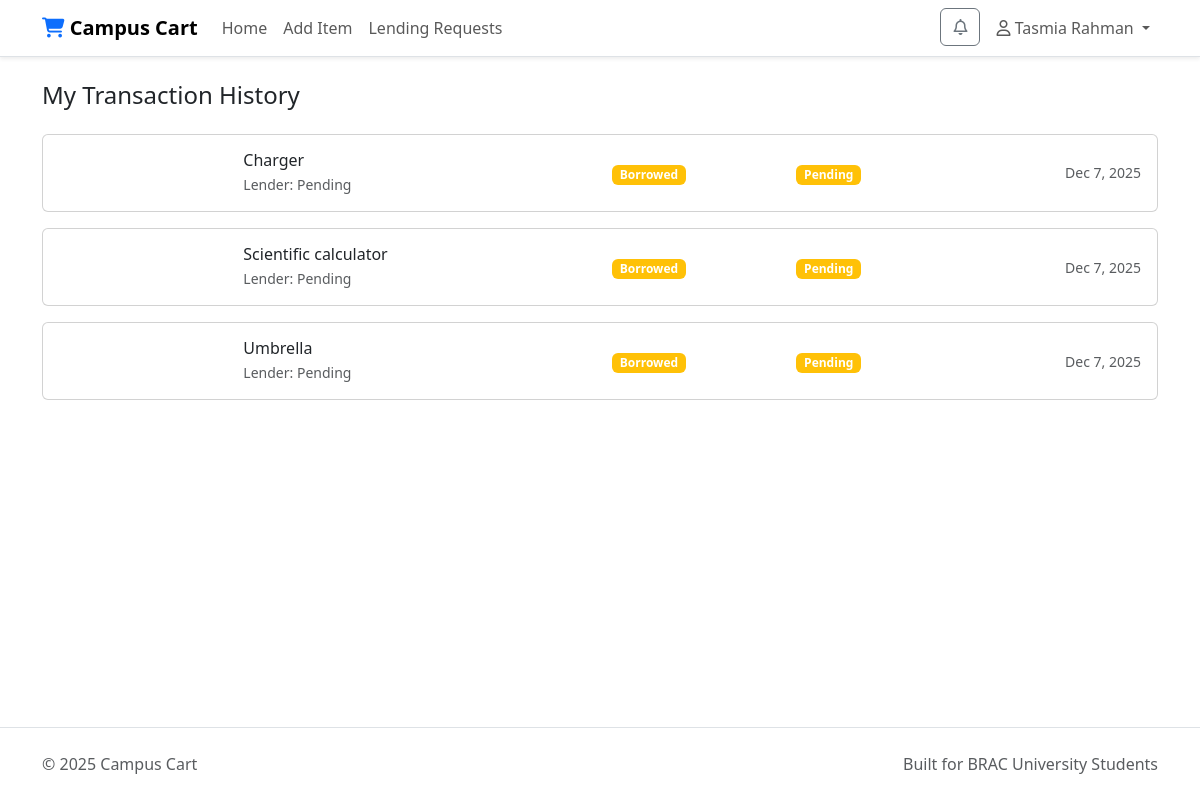
Page /my_history.php (signed in) on the committed database.
### tables this page shows
CREATE TABLE lending_requests (
  id INT AUTO_INCREMENT PRIMARY KEY,
  requester_id INT NOT NULL,
  item_name VARCHAR(100) NOT NULL,
  description TEXT DEFAULT NULL,
  needed_date DATE DEFAULT NULL,
  needed_time TIME DEFAULT NULL,
  status ENUM('pending','approved') DEFAULT 'pending',
  requested_at DATETIME DEFAULT CURRENT_TIMESTAMP,
  approved_at DATETIME DEFAULT NULL,
  approved_by INT DEFAULT NULL,
  CONSTRAINT lending_requests_fk_requester_id FOREIGN KEY (requester_id) REFERENCES users(id) ON DELETE CASCADE,
  CONSTRAINT lending_requests_fk_approved_by FOREIGN KEY (approved_by) REFERENCES users(id)
);

### my_history.php (the view, shortened to what this page needs)
<?php
require_once __DIR__ . '/includes/header.php';
$user_id = (int)$_SESSION['user_id'];
$transactions = [];
$lending_sql = "SELECT lr.id, lr.item_name, lr.description, lr.status, lr.requested_at, lr.approved_at, requester.id AS requester_id, requester.name AS requester_name, approver.id AS approver_id, approver.name AS approver_name, CASE WHEN lr.requester_id = ? THEN 'borrowed' WHEN lr.approved_by = ? THEN 'lent' END AS user_role
                FROM lending_requests lr
                JOIN users requester ON lr.requester_id = requester.id
                LEFT JOIN users approver ON lr.approved_by = approver.id
                WHERE (lr.requester_id = ? OR lr.approved_by = ?)
                ORDER BY lr.requested_at DESC";
$lending_stmt = $conn->prepare($lending_sql);
$lending_stmt->bind_param('iiii', $user_id, $user_id, $user_id, $user_id);
$lending_stmt->execute();
$lending_result = $lending_stmt->get_result();
$lending_transactions = [];
while ($row = $lending_result->fetch_assoc()) {
    $lending_transactions[] = $row;
}
$all_transactions = array_merge($transactions, $lending_transactions);
usort($all_transactions, function($a, $b) {
    $date_a = isset($a['transaction_date']) ? $a['transaction_date'] : $a['approved_at'];
    $date_b = isset($b['transaction_date']) ? $b['transaction_date'] : $b['approved_at'];
    return strtotime($date_b) - strtotime($date_a);
});
?>
<div class="d-flex align-items-center justify-content-between mb-4">
  <h1 class="h4 mb-0">My Transaction History</h1>
</div>
<?php if (empty($all_transactions)): ?>
  <div class="alert alert-info">
    <i class="fa-solid fa-info-circle me-2"></i>
    You have no transaction history yet.
  </div>
<?php else: ?>
  <div class="row g-3">
    <?php foreach ($all_transactions as $transaction): ?>
      <div class="col-12">
        <div class="card">
          <div class="card-body">
            <div class="row align-items-center">
              <div class="col-md-4">
                <h6 class="mb-1"><?php echo htmlspecialchars($transaction['title'] ?? $transaction['item_name']); ?></h6>
                <div class="small text-muted">
                  <?php
                  if (isset($transaction['amount'])) {
                      if ($transaction['user_role'] === 'bought') {
                          $counterpart_id = $transaction['seller_id'];
                          $counterpart_name = $transaction['seller_name'];
                          echo 'Seller: ' . htmlspecialchars($counterpart_name);
                      } else {
                          $counterpart_id = $transaction['buyer_id'];
                          $counterpart_name = $transaction['buyer_name'];
                          echo 'Buyer: ' . htmlspecialchars($counterpart_name);
                      }
                  } else {
                      if ($transaction['user_role'] === 'borrowed') {
                          $counterpart_name = $transaction['approver_name'] ?? 'Pending';
                          echo 'Lender: ' . htmlspecialchars($counterpart_name);
                      } else {
                          $counterpart_id = $transaction['requester_id'];
                          $counterpart_name = $transaction['requester_name'];
                          echo 'Borrower: ' . htmlspecialchars($counterpart_name);
                      }
                  }
                  ?>
                </div>
              </div>
              <?php
              $isTx   = isset($transaction['amount']);
              $role   = $transaction['user_role'] ?? '';
              $status = $transaction['status'] ?? '';
              $roleClass = $isTx
                  ? (['bought'=>'success', 'sold'=>'primary'][$role] ?? 'secondary')
                  : (['borrowed'=>'warning', 'lent'=>'info'][$role] ?? 'secondary');
              $statusClass = [
                  'pending'=>'warning','completed'=>'success','cancelled'=>'danger',
                  'approved'=>'success','rejected'=>'danger','returned'=>'info'
              ][$status] ?? 'secondary';
              ?>
              <div class="col-md-2">
                <span class="badge bg-<?php echo $roleClass; ?>">
                  <?php echo ucfirst($role); ?>
                </span>
              </div>
              <div class="col-md-2">
                <span class="badge bg-<?php echo $statusClass; ?>">
                  <?php echo ucfirst($status); ?>
                </span>
              </div>
              <div class="col-md-2 text-end">
                <div class="small text-muted">
                  <?php
                  $date = $transaction['transaction_date'] ?? $transaction['requested_at'];
                  echo date('M j, Y', strtotime($date));
                  ?>
                </div>
              </div>
            </div>
          </div>
        </div>
      </div>
    <?php endforeach; ?>
  </div>
<?php endif; ?>
<?php require_once __DIR__ . '/includes/footer.php'; ?>

### assets/css/style.css (style rules this page uses)
:root { --cc-primary: #0d6efd; }
.card { transition: box-shadow 0.15s ease; }

### rows in the picture
lending_requests: item_name "Charger", counterpart_name "Pending", role "Borrowed", status "Pending", requested_at "Dec 7, 2025"
lending_requests: item_name "Scientific calculator", counterpart_name "Pending", role "Borrowed", status "Pending", requested_at "Dec 7, 2025"
lending_requests: item_name "Umbrella", counterpart_name "Pending", role "Borrowed", status "Pending", requested_at "Dec 7, 2025"

### other values in the picture
$_SESSION['user_name'] "Tasmia Rahman"
